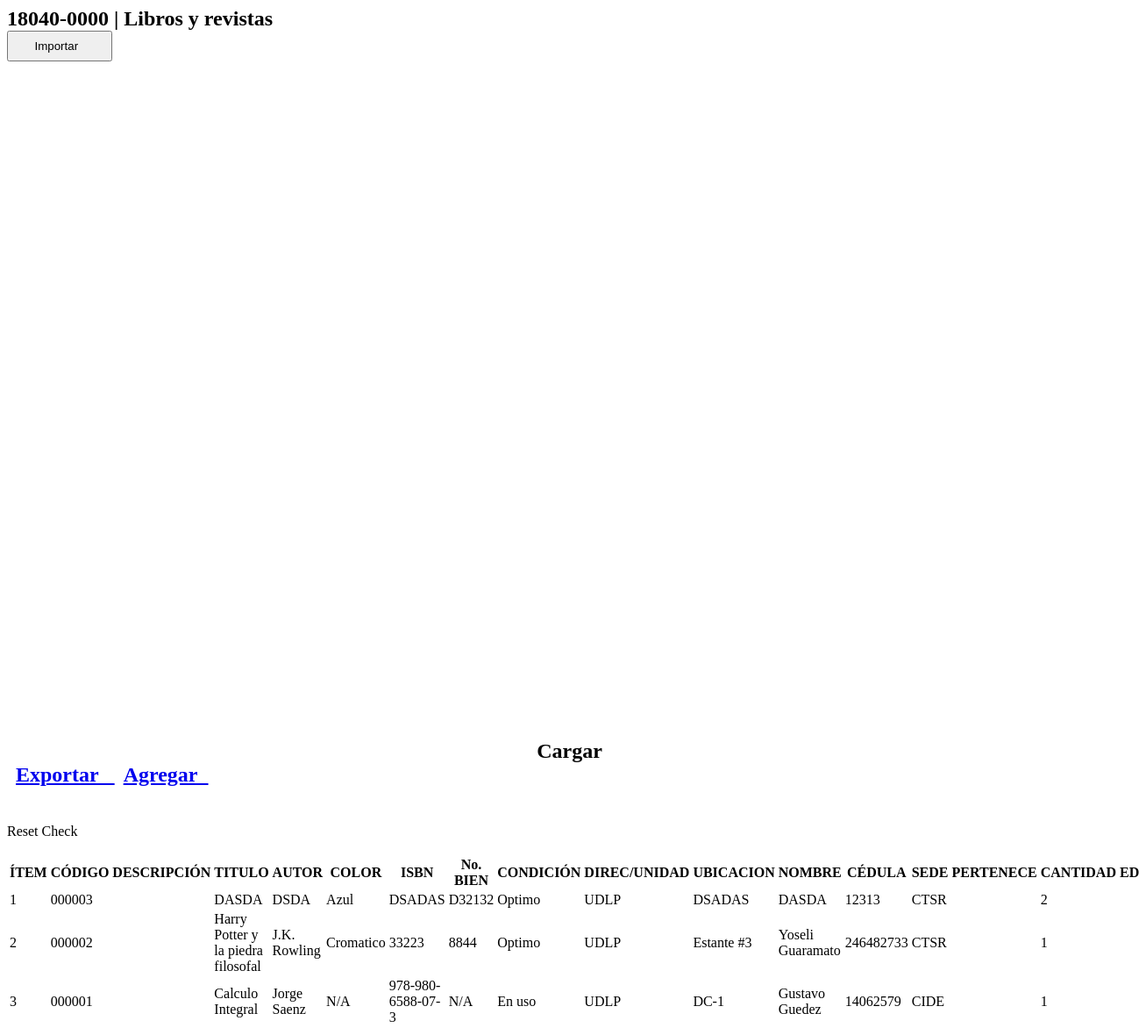
Page /modules/biblioteca/view.php on the earlier database version.
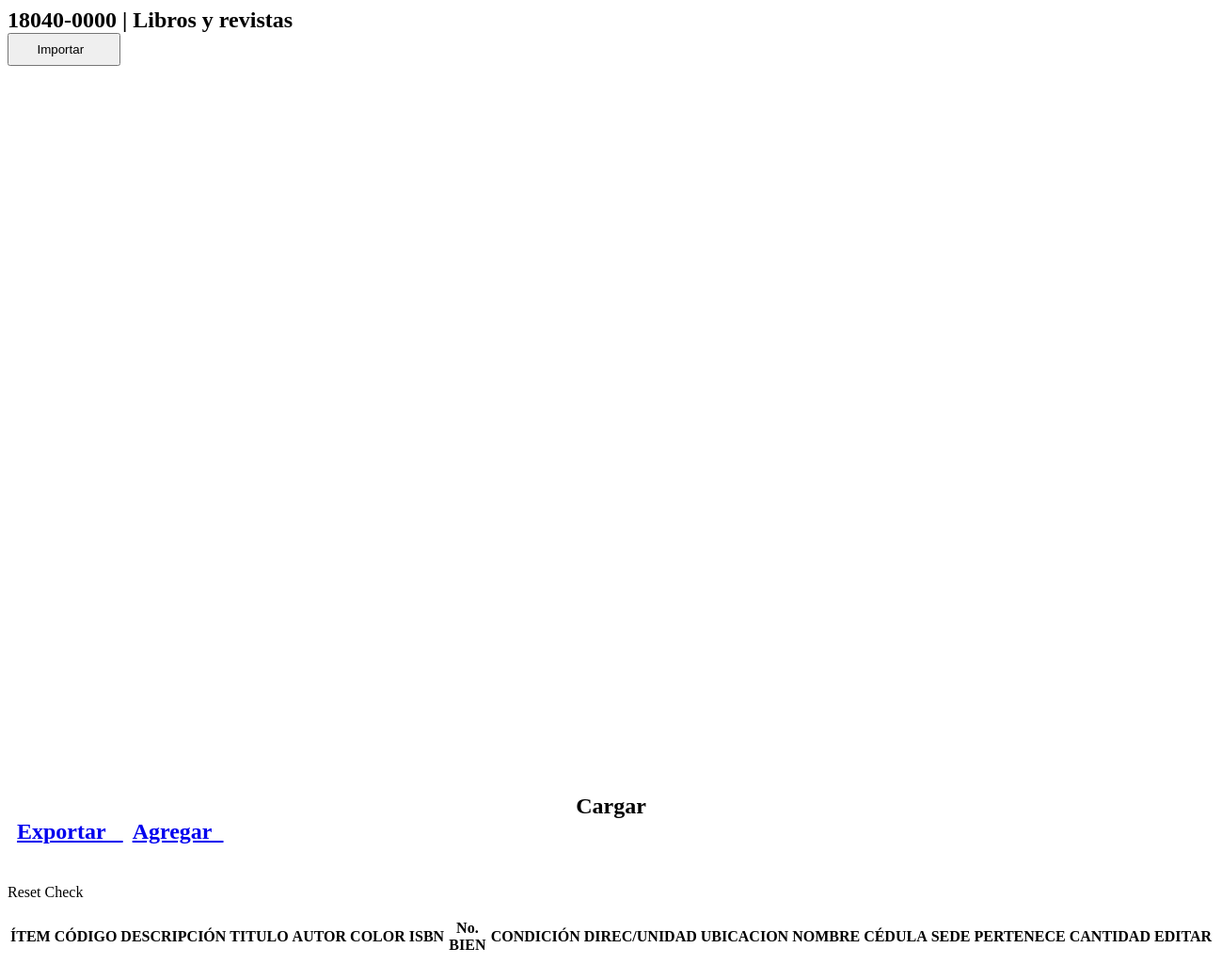
Same page on the later database version.
### tables this page shows
CREATE TABLE `biblioteca` (
  `codigo` varchar(10) NOT NULL,
  `isbn` varchar(30) NOT NULL,
  `descripcion` varchar(300) DEFAULT NULL,
  `titulo` varchar(300) DEFAULT NULL,
  `autor` varchar(300) DEFAULT NULL,
  `editorial` varchar(300) DEFAULT NULL,
  `cantidad` int(11) DEFAULT NULL,
  `bienesN` varchar(20) DEFAULT NULL,
  `responsable` varchar(300) DEFAULT NULL,
  `cedula` varchar(15) DEFAULT NULL,
  `sede` varchar(300) NOT NULL,
  `color` varchar(20) DEFAULT NULL,
  `condicion` varchar(300) DEFAULT NULL,
  `ubicacion` varchar(30) DEFAULT NULL,
  `created_user` int(11) DEFAULT NULL,
  `updated_user` int(30) DEFAULT NULL,
  `created_date` timestamp NULL DEFAULT NULL,
  `updated_date` timestamp NULL DEFAULT NULL,
  `estado` enum('chequeado','nochequeado') DEFAULT 'chequeado',
  `categoria` varchar(300) DEFAULT NULL,
  `unidad` varchar(100) NOT NULL DEFAULT 'N/A',
  `pertenece` varchar(50) NOT NULL
);

### modules/biblioteca/view.php (the view, shortened to what the changed rows need)
<section class="content-header">
  <h2>
  <i class="fa fa-folder-o icon-title"></i> 18040-0000 | Libros y revistas
    <form action="database/excel_to_mysql_biblioteca.php" method="POST" enctype="multipart/form-data">
        <button class="btn btn-primary btn-social pull-right botones" name="archivoInput" data-toggle="tooltip">
        <i class="fa fa-sign-in"></i></i>Importar&nbsp;&nbsp;
        </button>
        <div class="btn-group pull-right" role="group" aria-label="Basic example">
          <a class="btn btn-primary btn-social pull-right botones" data-toggle="tooltip">
          </a>
          <a class="btn btn-primary btn-social  pull-right botones" href="database\php_excel_biblioteca.php" data-toggle="tooltip">
          </a>
          <a class="btn btn-primary btn-social  pull-right botones" href="?module=form_biblioteca&form=add" data-toggle="tooltip">
          </a>
        </div>
    </form>
  </h2>
</section>
<section class="content">
  <div class="row">
    <div class="col-md-12">
      <div class="box box-primary">
        <div class="box-body">
          <table id="dataTables1" class="table table-bordered table-striped table-hover">
            <thead>
              <tr>
                <th class="center">ÍTEM</th>
                <th class="center">CÓDIGO</th>
                <th class="center">DESCRIPCIÓN</th>
                <th class="center">TITULO</th>
                <th class="center">AUTOR</th>
                <th class="center">COLOR</th>
                <th class="center">ISBN</th>
                <th class="center">No. BIEN</th>
                <th class="center">CONDICIÓN</th>
				        <th class="center">DIREC/UNIDAD</th>
                <th class="center">UBICACION</th>
                <th class="center">NOMBRE</th>
                <th class="center">CÉDULA</th>
                <th class="center">SEDE</th>
                <th class="center">PERTENECE</th>
                <th class="center">CANTIDAD</th>
                <th class="center">EDITAR</th>
              </tr>
            </thead>
            <tbody>
            <?php
            $no = 1;
            $query = mysqli_query($mysqli, "SELECT cedula_user,sede, id_user, name_user, foto, permisos_acceso FROM usuarios WHERE id_user='$_SESSION[id_user]'")
                                or die('error: '.mysqli_error($mysqli));
            $permiso = $_SESSION['permisos_acceso'];
            $sede = $_SESSION['sede'];
            if ($sede == 'CTSR' && $permiso == 'Super Admin') {
              $query = mysqli_query($mysqli, "SELECT * FROM biblioteca WHERE categoria= 'Biblioteca' ORDER BY codigo DESC")
                or die('error: '.mysqli_error($mysqli));
            } else {
              $query = mysqli_query($mysqli, "SELECT * FROM biblioteca WHERE categoria= 'Biblioteca' and sede LIKE '$sede' ORDER BY codigo DESC")
                                            or die('error: '.mysqli_error($mysqli));
            }
            while ($data = mysqli_fetch_assoc($query)) {
              echo "<tr>
                      <td width='50'  class='center'>$no</td>
                      <td width='100' class='center'>$data[codigo]</td>
                      <td width='100' class='center'>$data[descripcion]</td>
                      <td width='100' class='center'>$data[titulo]</td>
                      <td width='100' class='center'>$data[autor]</td>
                      <td width='100' class='center'>$data[color]</td>
                      <td width='100' class='center'>$data[isbn]</td>
                      <td width='100' class='center'>$data[bienesN]</td>
                      <td width='100' class='center'>$data[condicion]</td>
                      <td width='100' class='center'>$data[unidad]</td>
                      <td width='100' class='center'>$data[ubicacion]</td>
                      <td width='100' class='center'>$data[responsable]</td>
                      <td width='100' class='center'>$data[cedula]</td>
                      <td width='100' class='center'>$data[sede]</td>
                      <td width='100' class='center'>$data[pertenece]</td>
                      <td width='50'  class='center'>$data[cantidad]</td>
                      <td width='120' class='center'>
                    <div>
                    <a data-toggle='tooltip' data-placement='top' title='Modificar' style='margin-right:0.3px' class='btn btn-primary btn-xs' href='?module=form_biblioteca&form=edit&id=$data[codigo]'>
                        <i style='x:#fff' class='glyphicon glyphicon-edit'></i>
                    </a>";
            ?>
            <?php
              echo "    </div>
                      </td>
                    </tr>";
              $no++;
            }
            ?>
            </tbody>
          </table>
        </div>
      </div>
    </div>
  </div>
</section>

Differences in the rows shown:
removed biblioteca: codigo "000003", titulo "DASDA", autor "DSDA", color "Azul", isbn "DSADAS", bienesN "D32132", condicion "Optimo", unidad "UDLP", ubicacion "DSADAS", responsable "DASDA", cedula "12313", sede "CTSR", cantidad "2"
removed biblioteca: codigo "000002", titulo "Harry Potter y la piedra filosofal", autor "J.K. Rowling", color "Cromatico", isbn "33223", bienesN "8844", condicion "Optimo", unidad "UDLP", ubicacion "Estante #3", responsable "Yoseli Guaramato", cedula "246482733", sede "CTSR", cantidad "1"
removed biblioteca: codigo "000001", titulo "Calculo Integral", autor "Jorge Saenz", color "N/A", isbn "978-980-6588-07-3", bienesN "N/A", condicion "En uso", unidad "UDLP", ubicacion "DC-1", responsable "Gustavo Guedez", cedula "14062579", sede "CIDE", cantidad "1"
